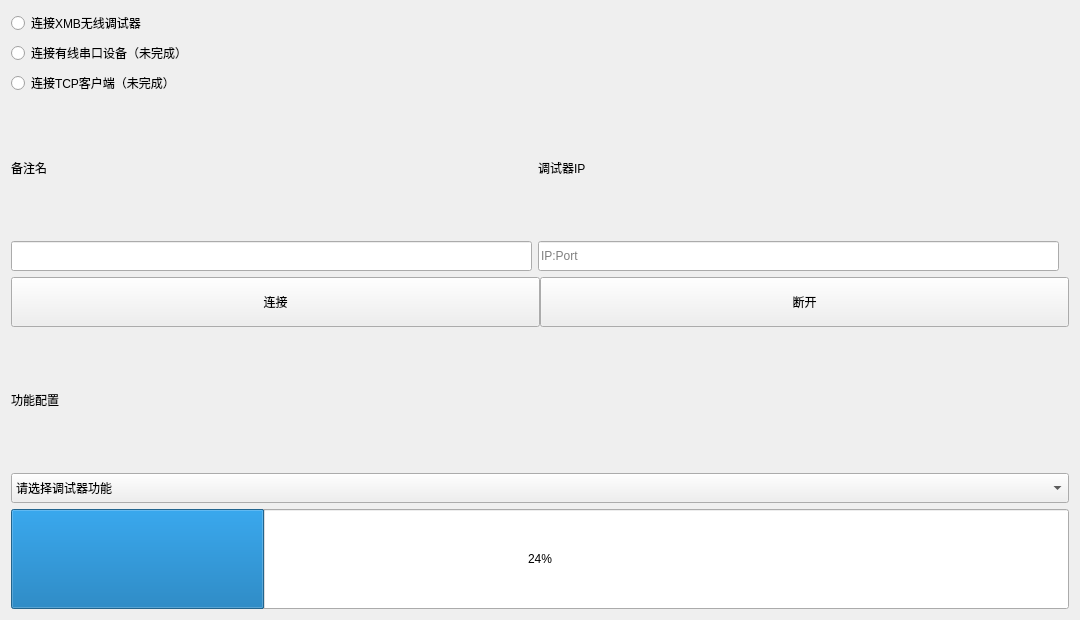
<?xml version="1.0" encoding="UTF-8"?>
<ui version="4.0">
 <class>ChannelConfiguration</class>
 <widget class="QWidget" name="ChannelConfiguration">
  <property name="geometry">
   <rect>
    <x>0</x>
    <y>0</y>
    <width>1080</width>
    <height>620</height>
   </rect>
  </property>
  <property name="windowTitle">
   <string>ChannelConfiguration</string>
  </property>
  <layout class="QVBoxLayout" name="verticalLayout_6">
   <item>
    <layout class="QVBoxLayout" name="verticalLayout_2">
     <item>
      <widget class="QtMaterialRadioButton" name="ESPButton">
       <property name="layoutDirection">
        <enum>Qt::LeftToRight</enum>
       </property>
       <property name="text">
        <string>连接XMB无线调试器</string>
       </property>
      </widget>
     </item>
     <item>
      <widget class="QtMaterialRadioButton" name="COMButton">
       <property name="text">
        <string>连接有线串口设备（未完成）</string>
       </property>
      </widget>
     </item>
     <item>
      <widget class="QtMaterialRadioButton" name="TCPButton">
       <property name="layoutDirection">
        <enum>Qt::LeftToRight</enum>
       </property>
       <property name="text">
        <string>连接TCP客户端（未完成）</string>
       </property>
      </widget>
     </item>
    </layout>
   </item>
   <item>
    <layout class="QHBoxLayout" name="horizontalLayout">
     <property name="rightMargin">
      <number>10</number>
     </property>
     <item>
      <layout class="QVBoxLayout" name="verticalLayout">
       <property name="rightMargin">
        <number>0</number>
       </property>
       <item>
        <widget class="QLabel" name="label">
         <property name="sizePolicy">
          <sizepolicy hsizetype="Preferred" vsizetype="Preferred">
           <horstretch>0</horstretch>
           <verstretch>0</verstretch>
          </sizepolicy>
         </property>
         <property name="text">
          <string>备注名</string>
         </property>
        </widget>
       </item>
       <item>
        <widget class="QLineEdit" name="lineEdit_2">
         <property name="sizePolicy">
          <sizepolicy hsizetype="Expanding" vsizetype="Maximum">
           <horstretch>0</horstretch>
           <verstretch>0</verstretch>
          </sizepolicy>
         </property>
         <property name="minimumSize">
          <size>
           <width>0</width>
           <height>30</height>
          </size>
         </property>
        </widget>
       </item>
      </layout>
     </item>
     <item>
      <layout class="QVBoxLayout" name="verticalLayout_4">
       <item>
        <widget class="QLabel" name="label_2">
         <property name="text">
          <string>调试器IP</string>
         </property>
        </widget>
       </item>
       <item>
        <widget class="QLineEdit" name="lineEdit">
         <property name="minimumSize">
          <size>
           <width>0</width>
           <height>30</height>
          </size>
         </property>
         <property name="placeholderText">
          <string>IP:Port</string>
         </property>
        </widget>
       </item>
      </layout>
     </item>
    </layout>
   </item>
   <item>
    <layout class="QHBoxLayout" name="horizontalLayout_4">
     <property name="spacing">
      <number>0</number>
     </property>
     <property name="sizeConstraint">
      <enum>QLayout::SetDefaultConstraint</enum>
     </property>
     <item>
      <widget class="QtMaterialRaisedButton" name="Connect1">
       <property name="sizePolicy">
        <sizepolicy hsizetype="Minimum" vsizetype="Fixed">
         <horstretch>0</horstretch>
         <verstretch>50</verstretch>
        </sizepolicy>
       </property>
       <property name="minimumSize">
        <size>
         <width>0</width>
         <height>50</height>
        </size>
       </property>
       <property name="maximumSize">
        <size>
         <width>16777215</width>
         <height>50</height>
        </size>
       </property>
       <property name="text">
        <string>连接</string>
       </property>
      </widget>
     </item>
     <item>
      <widget class="QtMaterialRaisedButton" name="Disconnect">
       <property name="minimumSize">
        <size>
         <width>0</width>
         <height>50</height>
        </size>
       </property>
       <property name="text">
        <string>断开</string>
       </property>
      </widget>
     </item>
    </layout>
   </item>
   <item>
    <layout class="QVBoxLayout" name="verticalLayout_5">
     <item>
      <widget class="QLabel" name="label_3">
       <property name="text">
        <string>功能配置</string>
       </property>
      </widget>
     </item>
     <item>
      <widget class="QComboBox" name="comboBox">
       <property name="minimumSize">
        <size>
         <width>0</width>
         <height>30</height>
        </size>
       </property>
       <item>
        <property name="text">
         <string>请选择调试器功能</string>
        </property>
       </item>
      </widget>
     </item>
    </layout>
   </item>
   <item>
    <widget class="QtMaterialCircularProgress" name="progressBar">
     <property name="sizePolicy">
      <sizepolicy hsizetype="Expanding" vsizetype="Fixed">
       <horstretch>0</horstretch>
       <verstretch>100</verstretch>
      </sizepolicy>
     </property>
     <property name="minimumSize">
      <size>
       <width>0</width>
       <height>100</height>
      </size>
     </property>
     <property name="value">
      <number>24</number>
     </property>
    </widget>
   </item>
  </layout>
 </widget>
 <customwidgets>
  <customwidget>
   <class>QtMaterialRadioButton</class>
   <extends>QRadioButton</extends>
   <header>qtmaterialradiobutton.h</header>
  </customwidget>
  <customwidget>
   <class>QtMaterialCircularProgress</class>
   <extends>QProgressBar</extends>
   <header>qtmaterialcircularprogress.h</header>
  </customwidget>
  <customwidget>
   <class>QtMaterialRaisedButton</class>
   <extends>QPushButton</extends>
   <header>qtmaterialraisedbutton.h</header>
  </customwidget>
 </customwidgets>
 <resources/>
 <connections/>
</ui>
